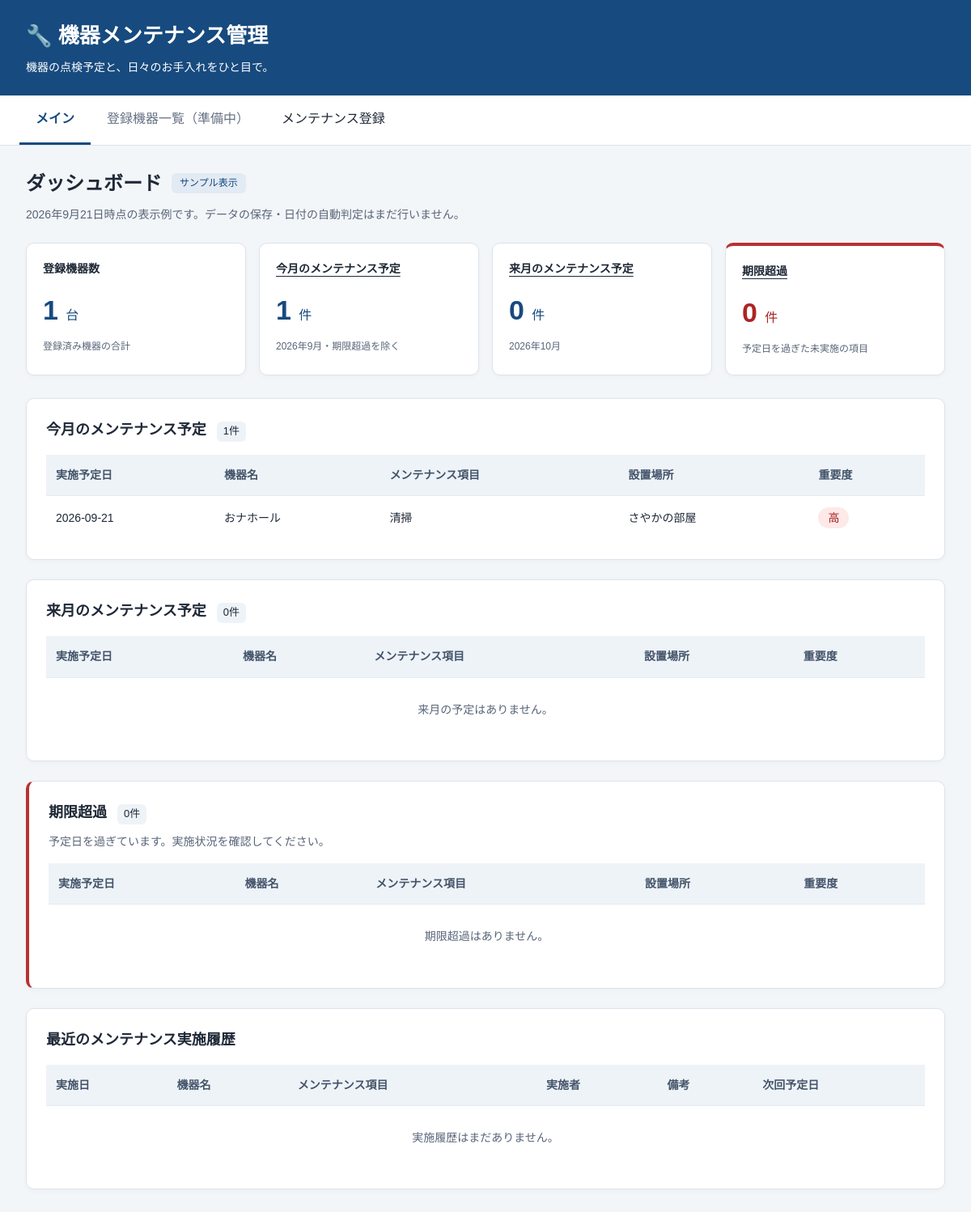
The page / on the database its author committed.
### tables this page shows
CREATE TABLE maintenance (
        id INTEGER PRIMARY KEY AUTOINCREMENT,
        date TEXT,
        device TEXT,
        task TEXT,
        location TEXT,
        priority TEXT
    );

### main.py (the view)
@app.get("/")
def home(request: Request):
    connection = sqlite3.connect(DB_PATH)
    cursor = connection.cursor()
    cursor.execute("""
        SELECT
            id,
            date,
            device,
            task,
            location,
            priority
        FROM maintenance
    """)
    rows = cursor.fetchall()
    maintenance_list = []
    for row in rows:
        maintenance_list.append({
            "id": row[0],
            "date": row[1],
            "device": row[2],
            "task": row[3],
            "location": row[4],
            "priority": row[5]
        })
        cursor.execute("""
        SELECT COUNT(*) FROM devices
    """)
    device_count = cursor.fetchone()[0]
    return templates.TemplateResponse(
        request=request,
        name="index.html",
        context={  # Jinja2へ渡すデータ！
            "device_count": device_count,
            "maintenance_list": maintenance_list
        }
    )

### templates/index.html (shortened to what this page needs)
<!DOCTYPE html>
<html lang="ja">
<head>
    <link rel="stylesheet" href="/static/style.css">
</head>
<body>
    <header class="site-header">
        <h1>🔧 機器メンテナンス管理</h1>
        <p>機器の点検予定と、日々のお手入れをひと目で。</p>
    </header>
    <nav aria-label="メインナビゲーション">
        <a href="#dashboard" aria-current="page">メイン</a>
        <button type="button" disabled>登録機器一覧（準備中）</button>
        <a href="/maintenance/new">メンテナンス登録</a>
    </nav>
    <main id="dashboard">
        <div class="page-heading">
            <h2>ダッシュボード</h2>
            <span class="demo-label">サンプル表示</span>
        </div>
        <p class="sample-note">2026年9月21日時点の表示例です。データの保存・日付の自動判定はまだ行いません。</p>
        <section class="summary" aria-label="登録機器とメンテナンスの集計">
            <div class="card">
                <h3>登録機器数</h3>
                <p>{{ device_count }} <span>台</span></p>
                <small>登録済み機器の合計</small>
            </div>
            <div class="card">
                <h3><a href="#this-month">今月のメンテナンス予定</a></h3>
                <p>{{ maintenance_list|length }} <span>件</span></p>
                <small>2026年9月・期限超過を除く</small>
            </div>
            <div class="card">
                <h3><a href="#next-month">来月のメンテナンス予定</a></h3>
                <p>{{ next_month_list|length }} <span>件</span></p>
                <small>2026年10月</small>
            </div>
            <div class="card warning">
                <h3><a href="#overdue">期限超過</a></h3>
                <p>{{ overdue_list|length }} <span>件</span></p>
                <small>予定日を過ぎた未実施の項目</small>
            </div>
        </section>
        <section class="panel" id="this-month" aria-labelledby="this-month-title">
            <h2 id="this-month-title">今月のメンテナンス予定 <span class="count">{{ maintenance_list|length }}件</span></h2>
            <div class="table-scroll" role="region" aria-label="今月の予定表" tabindex="0">
                <table>
                    <thead>
                        <tr><th scope="col">実施予定日</th><th scope="col">機器名</th><th scope="col">メンテナンス項目</th><th scope="col">設置場所</th><th scope="col">重要度</th></tr>
                    </thead>
                    <tbody>
                        {% for item in maintenance_list %}
                        <tr>
                            <td>{{ item.date }}</td><td>{{ item.device }}</td><td>{{ item.task }}</td><td>{{ item.location }}</td>
                            <td><span class="priority" data-level="{{ item.priority }}">{{ item.priority }}</span></td>
                        </tr>
                        {% else %}
                        <tr><td colspan="5" class="empty-state">今月の予定はありません。</td></tr>
                        {% endfor %}
                    </tbody>
                </table>
            </div>
        </section>
        <section class="panel" id="next-month" aria-labelledby="next-month-title">
            <h2 id="next-month-title">来月のメンテナンス予定 <span class="count">{{ next_month_list|length }}件</span></h2>
            <div class="table-scroll" role="region" aria-label="来月の予定表" tabindex="0">
                <table>
                    <thead>
                        <tr><th scope="col">実施予定日</th><th scope="col">機器名</th><th scope="col">メンテナンス項目</th><th scope="col">設置場所</th><th scope="col">重要度</th></tr>
                    </thead>
                    <tbody>
                        {% for item in next_month_list %}
                        <tr>
                            <td>{{ item.date }}</td><td>{{ item.device }}</td><td>{{ item.task }}</td><td>{{ item.location }}</td>
                            <td><span class="priority" data-level="{{ item.priority }}">{{ item.priority }}</span></td>
                        </tr>
                        {% else %}
                        <tr><td colspan="5" class="empty-state">来月の予定はありません。</td></tr>
                        {% endfor %}
                    </tbody>
                </table>
            </div>
        </section>
        <section class="panel overdue-panel" id="overdue" aria-labelledby="overdue-title">
            <h2 id="overdue-title">期限超過 <span class="count">{{ overdue_list|length }}件</span></h2>
            <p class="section-note">予定日を過ぎています。実施状況を確認してください。</p>
            <div class="table-scroll" role="region" aria-label="期限超過の予定表" tabindex="0">
                <table>
                    <thead>
                        <tr><th scope="col">実施予定日</th><th scope="col">機器名</th><th scope="col">メンテナンス項目</th><th scope="col">設置場所</th><th scope="col">重要度</th></tr>
                    </thead>
                    <tbody>
                        {% for item in overdue_list %}
                        <tr>
                            <td class="overdue-date">{{ item.date }}</td><td>{{ item.device }}</td><td>{{ item.task }}</td><td>{{ item.location }}</td>
                            <td><span class="priority" data-level="{{ item.priority }}">{{ item.priority }}</span></td>
                        </tr>
                        {% else %}
                        <tr><td colspan="5" class="empty-state">期限超過はありません。</td></tr>
                        {% endfor %}
                    </tbody>
                </table>
            </div>
        </section>
        <section class="panel" aria-labelledby="history-title">
            <h2 id="history-title">最近のメンテナンス実施履歴</h2>
            <div class="table-scroll" role="region" aria-label="最近の実施履歴表" tabindex="0">
                <table>
                    <thead>
                        <tr><th scope="col">実施日</th><th scope="col">機器名</th><th scope="col">メンテナンス項目</th><th scope="col">実施者</th><th scope="col">備考</th><th scope="col">次回予定日</th></tr>
                    </thead>
                    <tbody>
                        {% for item in recent_history %}
                        <tr>
                            <td>{{ item.date }}</td><td>{{ item.device }}</td><td>{{ item.task }}</td><td>{{ item.performed_by }}</td><td>{{ item.note }}</td><td>{{ item.next_due_date }}</td>
                        </tr>
                        {% else %}
                        <tr><td colspan="6" class="empty-state">実施履歴はまだありません。</td></tr>
                        {% endfor %}
                    </tbody>
                </table>
            </div>
        </section>
    </main>
</body>
</html>

### static/style.css (style rules this page uses)
* { box-sizing: border-box; }
body { margin: 0; font-family: "Yu Gothic", "Meiryo", sans-serif; background: #f3f6f9; color: #1f2937; line-height: 1.6; }
a { color: inherit; }
button { font: inherit; }
.site-header { padding: 24px 32px; background: #174a7e; color: white; }
.site-header h1 { margin: 0; font-size: 26px; }
.site-header p { margin: 6px 0 0; font-size: 14px; }
nav { display: flex; flex-wrap: wrap; padding: 0 24px; background: white; border-bottom: 1px solid #dce3eb; }
nav a, nav button { padding: 16px 20px; border: 0; border-bottom: 3px solid transparent; background: white; text-decoration: none; }
nav a[aria-current="page"] { color: #174a7e; border-bottom-color: #174a7e; font-weight: bold; }
nav button:disabled { color: #667085; cursor: not-allowed; }
main { max-width: 1280px; margin: 0 auto; padding: 28px 32px 48px; }
.page-heading { display: flex; align-items: center; flex-wrap: wrap; gap: 12px; }
.page-heading h2 { margin: 0; font-size: 24px; }
.demo-label { padding: 3px 10px; border-radius: 6px; background: #e2eaf3; color: #174a7e; font-size: 12px; }
.sample-note, .section-note { color: #596579; font-size: 14px; }
.sample-note { margin: 8px 0 24px; }
.summary { display: grid; grid-template-columns: repeat(4, minmax(0, 1fr)); gap: 16px; margin-bottom: 28px; }
.card, .panel { background: white; border: 1px solid #dce3eb; border-radius: 10px; box-shadow: 0 2px 6px rgba(0, 0, 0, 0.03); }
.card { padding: 20px; }
.card h3 { margin: 0; font-size: 14px; }
.card h3 a { text-decoration-thickness: 1px; text-underline-offset: 4px; }
.card p { margin: 12px 0 4px; color: #174a7e; font-size: 34px; font-weight: bold; }
.card p span { font-size: 16px; font-weight: normal; }
.card small { color: #596579; font-size: 12px; }
.warning { border-top: 4px solid #bb3030; }
.warning p, .overdue-date { color: #ad2424; }
.panel { padding: 24px; margin-bottom: 24px; scroll-margin-top: 16px; }
.panel h2 { margin: 0 0 16px; font-size: 18px; }
.count { display: inline-block; margin-left: 8px; padding: 2px 8px; border-radius: 6px; background: #eef3f8; font-size: 13px; font-weight: normal; }
.overdue-panel { border-left: 4px solid #bb3030; }
.section-note { margin: -6px 0 16px; }
.table-scroll { overflow-x: auto; }
table { width: 100%; min-width: 640px; border-collapse: collapse; font-size: 14px; }
th, td { padding: 14px 12px; text-align: left; border-bottom: 1px solid #e5eaf0; }
th { background: #eef3f8; color: #44546a; white-space: nowrap; }
td:first-child { white-space: nowrap; }
tbody tr:last-child td { border-bottom: 0; }
.priority { display: inline-block; padding: 2px 12px; border-radius: 20px; background: #edf1f5; white-space: nowrap; }
.priority[data-level="高"] { background: #fde9e8; color: #a62424; }
.empty-state { text-align: center; color: #596579; padding: 28px; }

### rows shown on the page
maintenance: date "2026-09-21", device "おナホール", task "清掃", location "さやかの部屋", priority "高"

### other values the page prints
{{ device_count }} "1"
{{ maintenance_list|length }} "1"
{{ next_month_list|length }} "0"
{{ overdue_list|length }} "0"
